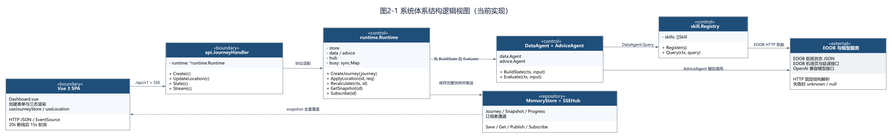
#> input picture .docxwork/out04/images/04_fig002.png, 892 x 138 px, shrunk from 2500 x 388 before the run, found by its file name
$ python measure.py
#> lines starting #> are read from the running program, lines starting #| are printed output that depends on the picture
from PIL import Image
import numpy as np, os
base = r"D:\VST DEVELOP\aviation-journey-agent\.docxwork\out04\images"
display = {  # cm sizes from docx
 '04_fig002.png': (8.26,1.77), '04_fig003.png': (14.22,2.21), '04_fig004.png': (14.22,2.54),
 '04_fig005.png': (14.22,3.54), '04_fig006.png': (14.22,3.58), '04_fig007.png': (14.22,13.68),
 '04_fig008.png': (14.22,12.04), '04_fig009.png': (14.22,11.5), '04_fig010.png': (13.84,13.31),
 '04_fig011.png': (14.10,12.75), '04_fig012.png': (13.97,9.37), '04_fig013.png': (12.95,12.29),
 '04_fig014.png': (10.16,10.28), '04_fig015.png': (14.22,4.67), '04_fig016.png': (14.22,6.18),
}
def text_row_height(path, x0f, x1f, y0f, y1f):
    im = Image.open(path).convert('L')
    a = np.array(im)
    h, w = a.shape
    sub = a[int(h*y0f):int(h*y1f), int(w*x0f):int(w*x1f)]
    dark = (sub < 120).sum(axis=1)
    rows = np.where(dark > 2)[0]
    if len(rows) == 0: return None
    return rows.max()-rows.min()+1
for name,(cw,ch) in display.items():
    p = os.path.join(base, name)
    im = Image.open(p); w,h = im.size
#> further down, im is the input picture: PIL image 892x138 RGB; mean R, G, B 229.7, 234.2, 238.6
#> after `w, h = im.size`: w = 892; h = 138
    cm_per_px = ch / h
#> cm_per_px = 0.0128
    # sample a body-text band
    th = text_row_height(p, 0.05, 0.5, 0.45, 0.75)
#> in text_row_height, `im = Image.open(path).convert('L')`:
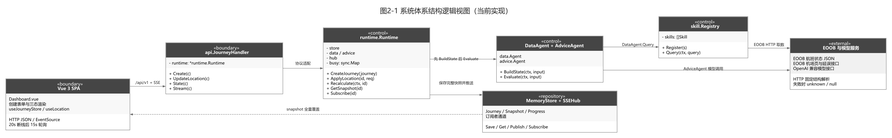
#> im: PIL image 892x138 L; min 42, max 255, mean 233.4
#> in text_row_height, `sub = a[int(h*y0f):int(h*y1f), int(w*x0f):int(w*x1f)]`:
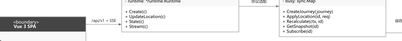
#> sub: shape (41, 402); min 47, max 255, mean 232.8
#> in text_row_height, `dark = (sub < 120).sum(axis=1)`: dark = 41 values, max 87 at index 30, min 0 at index 2, mean 27.76
#> in text_row_height, `rows = np.where(dark > 2)[0]`: rows = [1, 17, 18, 19, 20, 21, 22, 23, 24, 25, 26, 27, 28, 29, 30]
#> th = 30
    if th is None: th = text_row_height(p, 0.05, 0.6, 0.2, 0.6)
    pt = th * cm_per_px * 28.3465 / 1.0  # 1cm = 28.3465pt
#> pt = 10.91
    print(f"{name}: {w}x{h}px -> {cw}x{ch}cm; sample glyph height {th}px -> {pt:.1f}pt")
#| 04_fig002.png: 892x138px -> 8.26x1.77cm; sample glyph height 30px -> 10.9pt
#> pass 2 of the loop `for name,(cw,ch) in display.items():`:
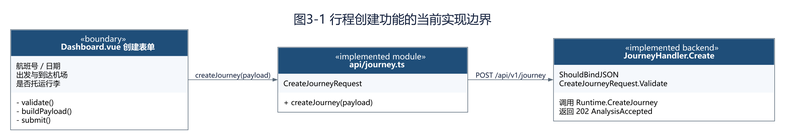
#> input picture .docxwork/out04/images/04_fig003.png, 785 x 140 px, shrunk from 2200 x 393 before the run, found by its file name
#> im is the input picture: PIL image 785x140 RGB; mean R, G, B 217.5, 224.2, 230.7
#> in text_row_height (call 2), `im = Image.open(path).convert('L')`:
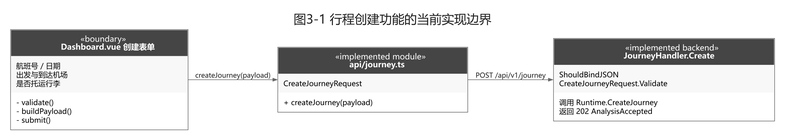
#> im: PIL image 785x140 L; min 4, max 255, mean 223
#> in text_row_height (call 2), `sub = a[int(h*y0f):int(h*y1f), int(w*x0f):int(w*x1f)]`:
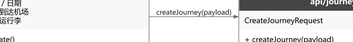
#> sub: shape (42, 353); min 21, max 255, mean 227.2
#> dark = 42 values, max 120 at index 9, min 0 at index 25, mean 32.17
#> rows = 27 values from 0 to 41
#> th = 42
#> pt = 18.79
#| 04_fig003.png: 785x140px -> 14.22x2.21cm; sample glyph height 42px -> 18.8pt
#> pass 3 of the loop `for name,(cw,ch) in display.items():`:
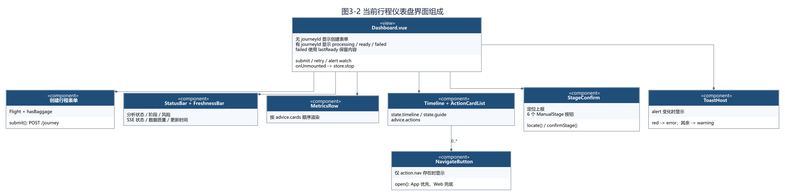
#> input picture .docxwork/out04/images/04_fig004.png, 785 x 196 px, shrunk from 2200 x 548 before the run, found by its file name
#> im is the input picture: PIL image 785x196 RGB; mean R, G, B 228.6, 233.7, 238.4
#> in text_row_height (call 3), `im = Image.open(path).convert('L')`:
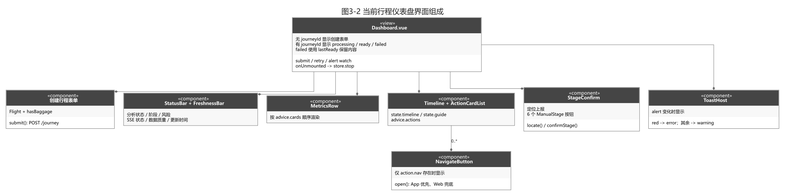
#> im: PIL image 785x196 L; min 42, max 255, mean 232.8
#> in text_row_height (call 3), `sub = a[int(h*y0f):int(h*y1f), int(w*x0f):int(w*x1f)]`:
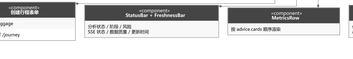
#> sub: shape (59, 353); min 44, max 255, mean 206.1
#> dark = 59 values, max 316 at index 9, min 0 at index 0, mean 76.69
#> rows = 26 values from 2 to 32
#> th = 31
#> pt = 11.39
#| 04_fig004.png: 785x196px -> 14.22x2.54cm; sample glyph height 31px -> 11.4pt
#> (the run stopped early here; a loop or call above may not have finished)
